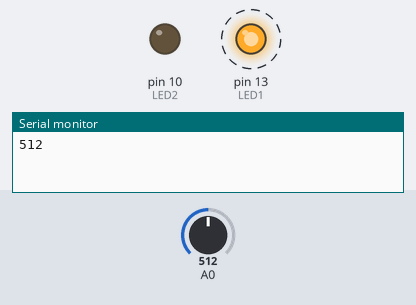
A sketch run on a simulated Arduino Uno, built with avr-gcc and run on an emulated ATmega328P. Shown: output pins drawn as LEDs (lit = HIGH), the last lines printed to the serial monitor. Dashed ring = blinking. The inputs (shaded band) are chosen by the test bench; at power-on: A0 = 512.

Above: at 0.1 s.
At 1.8 s:
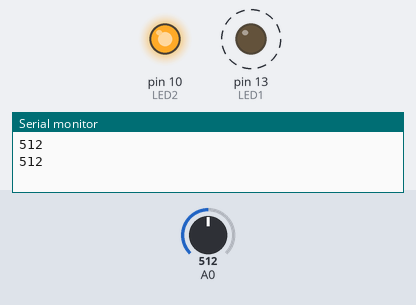
1.9 s: A0 set to 306
At 2.2 s:
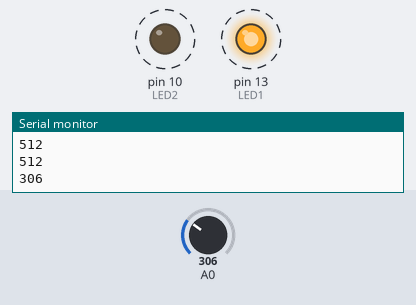
5.4 s: A0 set to 122
Timing chart, 0 to 14.9 s (numbered marks = the images above; inputs shaded):
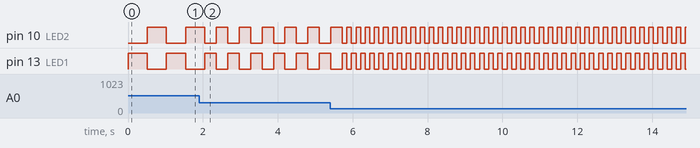

The sketch:

3a.ino
```cpp
int pot=0;
const int LED1=13,LED2=10;

void setup() {
  pinMode(LED1,OUTPUT);
  pinMode(LED2,OUTPUT);
  pinMode(A0,INPUT);
  Serial.begin(9600);
}

void loop() {
  pot=analogRead(A0);
  Serial.println(pot);
  digitalWrite(LED1,HIGH);
  digitalWrite(LED2,LOW);
  delay(pot);
  digitalWrite(LED1,LOW);
  digitalWrite(LED2,HIGH);
  delay(pot);
}
```

Measured:
- after the input at 1.9 s, pin 10 (LED2), pin 13 (LED1): alternates HIGH for 0.31 s and LOW for 0.31 s, starting after 0.46 s
- by itself, pin 13 (LED1): alternates HIGH for 0.51 s and LOW for 0.51 s
